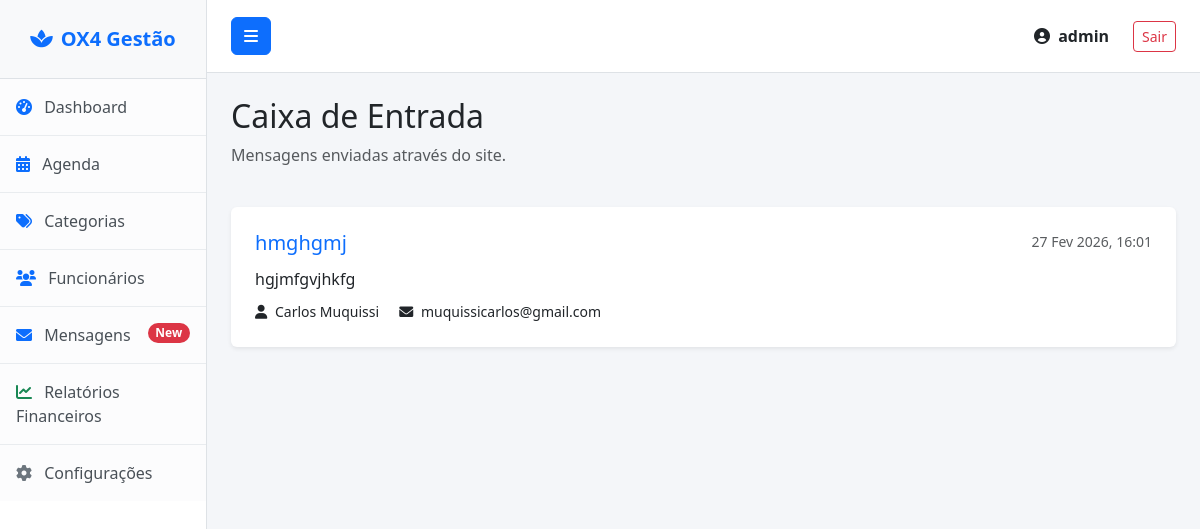
/dashboard/mensagens/ (signed in), run on an earlier commit of the app's database.
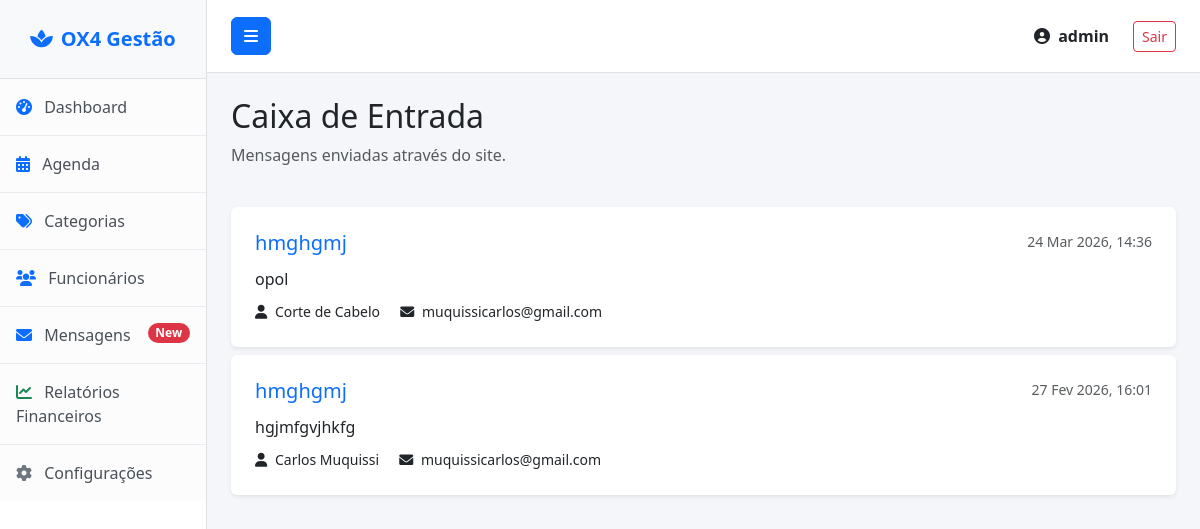
And on a later commit of the database.
### core/models.py (models this page shows, shortened)
class User(AbstractUser):
    USER_TYPE_CHOICES = (
        ('client', 'Cliente'),
        ('receptionist', 'Recepcionista'),
        ('admin', 'Administrador'),
    )
    user_type = models.CharField(max_length=20, choices=USER_TYPE_CHOICES, default='client')
    phone = models.CharField(max_length=20, blank=True, null=True, verbose_name="Telefone")
    birth_date = models.DateField(null=True, blank=True, verbose_name="Data de Nascimento")
    preferences = models.TextField(blank=True, verbose_name="Preferências")
    internal_notes = models.TextField(blank=True, verbose_name="Notas Internas")
    @property
    def is_receptionist(self):
        return self.user_type == 'receptionist'
    @property
    def is_admin(self):
        return self.user_type == 'admin' or self.is_superuser
    class Meta:
        verbose_name = 'Utilizador'
        verbose_name_plural = 'Utilizadores'

class Message(models.Model):
    name = models.CharField(max_length=100, verbose_name="Nome")
    email = models.EmailField(verbose_name="Email")
    subject = models.CharField(max_length=200, verbose_name="Assunto")
    message = models.TextField(verbose_name="Mensagem")
    created_at = models.DateTimeField(auto_now_add=True)
    is_read = models.BooleanField(default=False, verbose_name="Lida")
    class Meta:
        verbose_name = 'Mensagem'
        verbose_name_plural = 'Mensagens'
        ordering = ['-created_at']

### core/views.py (the view)
# urls.py: path('dashboard/mensagens/', inbox, name='inbox'),
@login_required(login_url='receptionist_login')
def inbox(request):
    if not request.user.is_receptionist and not request.user.is_admin:
        return redirect('home')
    msgs = Message.objects.all().order_by('-created_at')
    return render(request, 'dashboard/inbox.html', {'messages': msgs})

### templates/dashboard/inbox.html (shortened to what this page needs)
{% extends 'dashboard/base_receptionist.html' %}
{% block content %}
<div class="row mb-4">
    <div class="col-12">
        <h2>Caixa de Entrada</h2>
        <p class="text-muted">Mensagens enviadas através do site.</p>
    </div>
</div>
<div class="row">
    <div class="col-12">
        <div class="list-group">
            {% for msg in messages %}
            <div
                class="list-group-item list-group-item-action flex-column align-items-start p-4 mb-2 shadow-sm border-0 rounded">
                <div class="d-flex w-100 justify-content-between">
                    <h5 class="mb-1 text-primary">{{ msg.subject }}</h5>
                    <small class="text-muted">{{ msg.created_at|date:"d M Y, H:i" }}</small>
                </div>
                <p class="mb-1 mt-2">{{ msg.message }}</p>
                <div class="mt-2">
                    <small><i class="fas fa-user me-1"></i> {{ msg.name }}</small>
                    <small class="ms-3"><i class="fas fa-envelope me-1"></i> {{ msg.email }}</small>
                </div>
            </div>
            {% empty %}
            <div class="text-center py-5">
                <i class="fas fa-inbox fa-3x text-muted mb-3"></i>
                <p>Nenhuma mensagem recebida.</p>
            </div>
            {% endfor %}
        </div>
    </div>
</div>
{% endblock %}

### templates/dashboard/base_receptionist.html (shortened to what this page needs)
<!DOCTYPE html>
<html lang="pt">
<head>
    <link href="https://cdn.jsdelivr.net/npm/bootstrap@5.3.0/dist/css/bootstrap.min.css" rel="stylesheet">
    <link rel="stylesheet" href="https://cdnjs.cloudflare.com/ajax/libs/font-awesome/6.0.0/css/all.min.css">
</head>
<body>
    <div class="d-flex" id="wrapper">
        <div class="bg-white border-end" id="sidebar-wrapper" style="width: 250px; min-height: 100vh;">
            <div class="sidebar-heading border-bottom bg-light text-center py-4 fs-5 fw-bold text-primary">
                <i class="fas fa-spa me-2"></i>OX4 Gestão
            </div>
            <div class="list-group list-group-flush">
                <a href="{% url 'receptionist_dashboard' %}"
                    class="list-group-item list-group-item-action list-group-item-light p-3">
                    <i class="fas fa-tachometer-alt me-2 text-primary"></i> Dashboard
                </a>
                <a href="{% url 'receptionist_dashboard' %}"
                    class="list-group-item list-group-item-action list-group-item-light p-3">
                    <i class="fas fa-calendar-alt me-2 text-primary"></i> Agenda
                </a>
                <a href="{% url 'manage_categories' %}"
                    class="list-group-item list-group-item-action list-group-item-light p-3">
                    <i class="fas fa-tags me-2 text-primary"></i> Categorias
                </a>
                <a href="{% url 'manage_employees' %}"
                    class="list-group-item list-group-item-action list-group-item-light p-3">
                    <i class="fas fa-users me-2 text-primary"></i> Funcionários
                </a>
                <a href="{% url 'inbox' %}" class="list-group-item list-group-item-action list-group-item-light p-3">
                    <i class="fas fa-envelope me-2 text-primary"></i> Mensagens
                    <span class="badge bg-danger rounded-pill float-end">New</span>
                </a>
                {% if user.is_admin %}
                <a href="{% url 'financial_report' %}"
                    class="list-group-item list-group-item-action list-group-item-light p-3">
                    <i class="fas fa-chart-line me-2 text-success"></i> Relatórios Financeiros
                </a>
                {% endif %}
                <a href="{% url 'settings' %}" class="list-group-item list-group-item-action list-group-item-light p-3">
                    <i class="fas fa-cog me-2 text-secondary"></i> Configurações
                </a>
            </div>
        </div>
        <div id="page-content-wrapper" style="width: 100%;">
            <nav class="navbar navbar-expand-lg navbar-light bg-white border-bottom px-4 py-3">
                <button class="btn btn-primary" id="menu-toggle"><i class="fas fa-bars"></i></button>
                <div class="collapse navbar-collapse" id="navbarSupportedContent">
                    <ul class="navbar-nav ms-auto mt-2 mt-lg-0 align-items-center">
                        <li class="nav-item">
                            <span class="nav-link fw-bold text-dark">
                                <i class="fas fa-user-circle me-1"></i> {{ user.username }}
                            </span>
                        </li>
                        <li class="nav-item ms-3">
                            <form action="{% url 'logout' %}" method="post">
                                <button type="submit" class="btn btn-outline-danger btn-sm">Sair</button>
                            </form>
                        </li>
                    </ul>
                </div>
            </nav>
            <div class="container-fluid px-4 py-4">
                {% block content %}{% endblock %}
            </div>
        </div>
    </div>
</body>
</html>

### templates/dashboard/base_receptionist.html (style rules this page uses)
body { background-color: #f4f6f9; font-family: 'Segoe UI', Tahoma, Geneva, Verdana, sans-serif; }

What changed in the data, as far as the page shows it:
added Message: subject "hmghgmj", created_at "24 Mar 2026, 14:36", message "opol", name "Corte de Cabelo", email "muquissicarlos@gmail.com"
